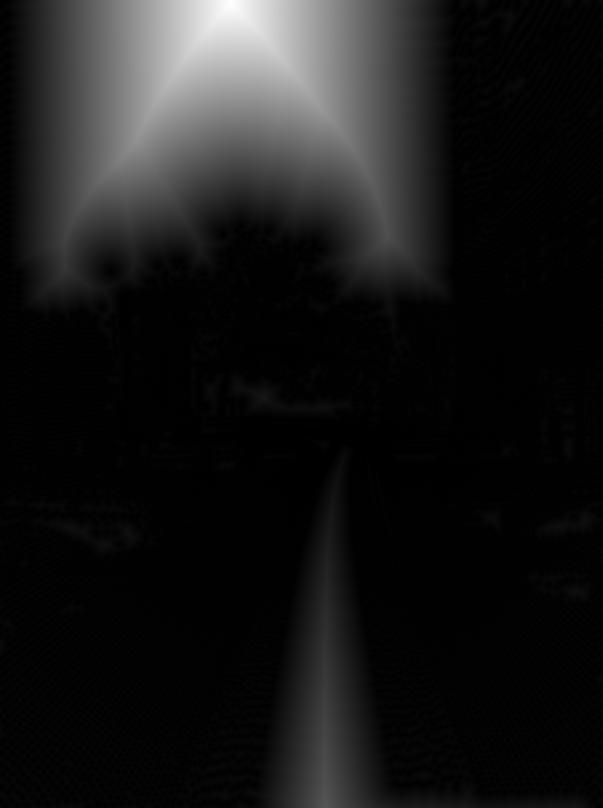
//> input picture data/distance_transform.jpg, 603 x 808 px
$ ./distance_transform ../data/distance_transform.jpg ../data/dt_00_00.jpg   (built with g++ and OpenCV 4)
//> lines starting //> are read from the running program, lines starting //| are printed output that depends on the picture; after the words box and inside, x2 and y2 are one past the last pixel; in counts of white or black regions, pixels touching at a corner belong together
#include <iostream>
#include <fstream>
#include <vector>
#include <opencv2/core/core.hpp>
#include <opencv2/highgui/highgui.hpp>
#include <opencv2/imgproc/imgproc.hpp>

using namespace std;
using namespace cv;

template <typename T> T
max(const Mat& m)
{
  T result = m.at<T>(0, 0);
  for (int i = 0; i < m.rows; ++i)
  {
    for (int j = 0; j < m.cols; ++j)
    {
      if (result < m.at<T>(i, j))
        result = m.at<T>(i, j);
    }
  }
  return result;
}

int main (int argc, char** argv)
{
  if (argc != 3)
  {
    cerr << "useage: program <image file name> <points file name>\n";
    return 1;
  }
  Mat image = imread(argv[1]);
//> image is the input picture: 808 rows x 603 cols, CV_8UC3; min 0, max 255, mean 24.2

  // read points in
  ifstream points_file(argv[2]);
  vector<Point2d> points;
  while (points_file.good())
  {
    Point2d p;
    points_file >> p.x >> p.y;
    points.push_back(p);
  }
//> this loop made 1 pass

  Mat point_image = Mat::ones(image.size(), CV_8UC1);
  for (auto it = points.begin(); it != points.end(); ++it)
    point_image.at<unsigned char>(it->y, it->x) = 0;
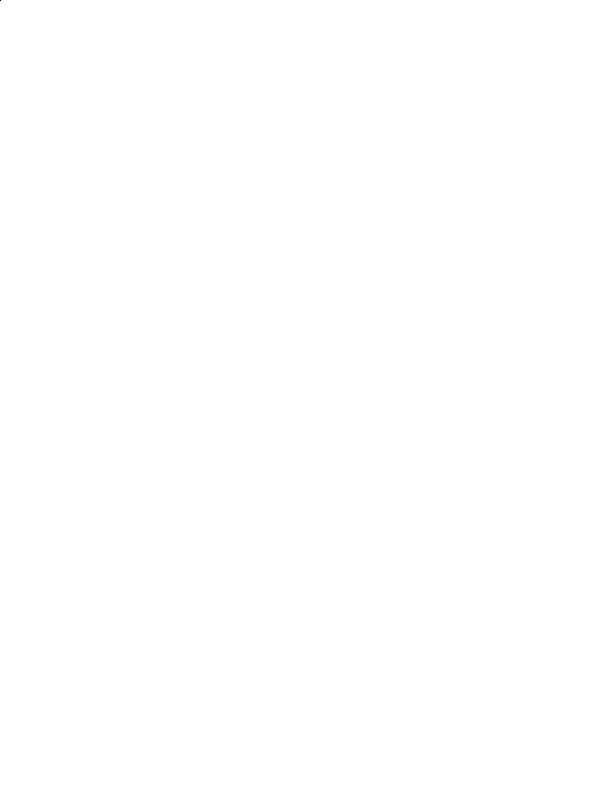
//> point_image: 808 rows x 603 cols, CV_8UC1; values 0 (black) and 1 (white), 100% white; black in thin lines or dots, all inside (x1, y1, x2, y2) = (0, 0, 1, 1)
  Mat dist_image;
  distanceTransform(point_image, dist_image, CV_DIST_L2, CV_DIST_MASK_PRECISE);
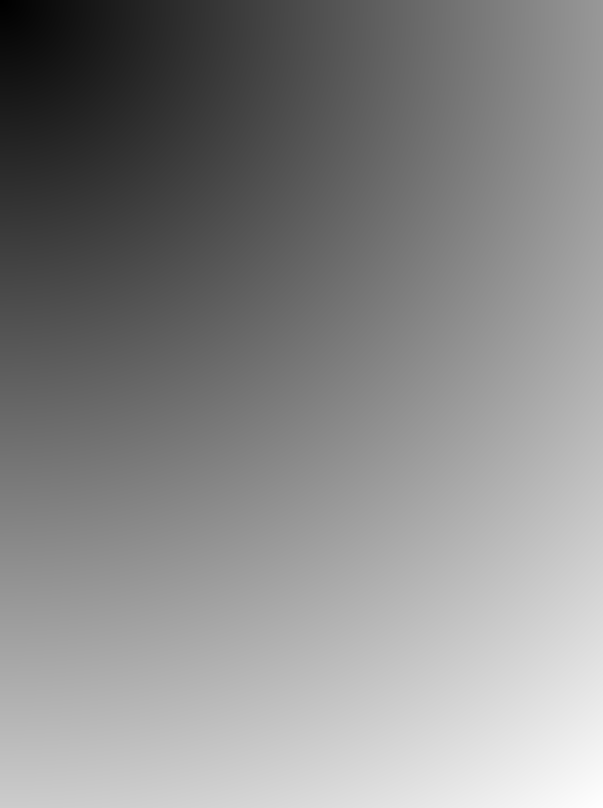
//> dist_image: 808 rows x 603 cols, CV_32FC1; min 0, max 1006.8, mean 542.7; drawn with min black and max white
  cout << max<float>(dist_image) << endl;
//> in max, `T result = m.at<T>(0, 0);`: result = 0
//> the loop in max, `for (int i = 0; i < m.rows; ++i)` made 808 passes
//> result on passes 1 to 3: 602, 602, 602
//> after the loop in max, `for (int i = 0; i < m.rows; ++i)`: result = 1006.8
//| 1006.8
  dist_image /= max<float>(dist_image);
//> the loop in max (call 2), `for (int i = 0; i < m.rows; ++i)` made 808 passes
  //threshold(dist_image, dist_image, 0.1, 1, THRESH_BINARY);

  string window_name = "distance transform";
  /*namedWindow(window_name, CV_WINDOW_NORMAL);
  imshow(window_name, dist_image);
  waitKey();*/
  imwrite("dt.jpg", dist_image * 255);

  return 0;
}
